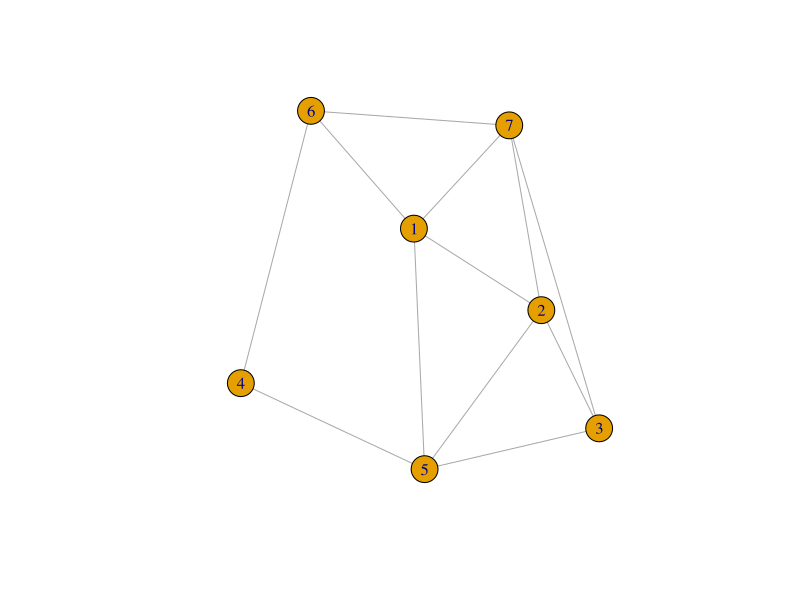

Source code (R): (Note: this script raises an error after producing the figure.)
if (FALSE){
library(igraph)
#xlist<-read.table("cit-Patents.txt")
read.graph_xlist<-read.graph("cit-Patents.txt", format="edgelist",directed=TRUE)

#xlist <- graph.data.frame(xlist)
ij <- get.edgelist(read.graph_xlist)
library(Matrix)
m <- sparseMatrix(
  i = rep(seq(nrow(ij)), each=2),
  j = as.vector(t(ij)),
  x = 1
)


cl <- maximal.cliques(read.graph_xlist)
cl <- cl[ sapply(cl, length) > 2 ]
print(cl)
# Function to test if an edge is part of a triangle
triangle <- function(e) {
  any( sapply( cl, function(u) all( e %in% u ) ) )
}
print(triangle)
# Only keep those edges
kl <- ij[ apply(ij, 1, triangle), ]
print(kl)
# Same code as before
m <- sparseMatrix(
  i = rep(seq(nrow(kl)), each=2),
  j = as.vector(t(kl)),
  x = 1
)
print(m)


}


#if (FALSE){
library(igraph)
set.seed(1)
g <- erdos.renyi.game(7, .6)
#print(g)
plot(g)
ij <- get.edgelist(g)
print(ij)
library(Matrix)
m <- sparseMatrix(
  i = rep(seq(nrow(ij)), each=2),
  j = as.vector(t(ij)),
  x = 1
)
print(m)
# Maximal cliques of size at least 3
cl <- maximal.cliques(g)
print(cl)
cl <- cl[ sapply(cl, length) > 2 ]
print(cl)
# Function to test if an edge is part of a triangle
triangle <- function(e) {
  any( sapply( cl, function(u) all( e %in% u ) ) )
}
print(triangle)
# Only keep those edges
kl <- ij[ apply(ij, 1, triangle), ]
print(kl)
# Same code as before
m <- sparseMatrix(
  i = rep(seq(nrow(kl)), each=2),
  j = as.vector(t(kl)),
  x = 1
)
print(m)
out<-cocluster(as.matrix(m),datatype="binary",nbcocluster=c(2,3))
x=cliques(g, min=3, max=3) #finds number of triangles
length(x)
wc_g<-walktrap.community(g)
plot(wc_g,g)
#}